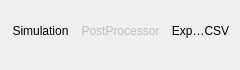
      <widget class="QWidget" name="tabSimulation">
       <attribute name="title">
        <string>Simulation</string>
       </attribute>
       <widget class="QToolButton" name="btnSimulation">
        <property name="geometry">
         <rect>
          <x>10</x>
          <y>0</y>
          <width>61</width>
          <height>61</height>
         </rect>
        </property>
        <property name="toolTip">
         <string>&lt;html&gt;&lt;head/&gt;&lt;body&gt;&lt;p&gt;Open Simulation Control panel to Run the Simulation and Animation&lt;/p&gt;&lt;/body&gt;&lt;/html&gt;</string>
        </property>
        <property name="text">
         <string>Simulation</string>
        </property>
        <property name="iconSize">
         <size>
          <width>40</width>
          <height>40</height>
         </size>
        </property>
        <property name="toolButtonStyle">
         <enum>Qt::ToolButtonStyle::ToolButtonTextUnderIcon</enum>
        </property>
        <property name="autoRaise">
         <bool>true</bool>
        </property>
       </widget>
       <widget class="QToolButton" name="btnTelemetry">
        <property name="enabled">
         <bool>false</bool>
        </property>
        <property name="geometry">
         <rect>
          <x>80</x>
          <y>0</y>
          <width>81</width>
          <height>61</height>
         </rect>
        </property>
        <property name="toolTip">
         <string>&lt;html&gt;&lt;head/&gt;&lt;body&gt;&lt;p&gt;Open Postprocessor Window to review the Simulation Results&lt;/p&gt;&lt;/body&gt;&lt;/html&gt;</string>
        </property>
        <property name="text">
         <string>PostProcessor</string>
        </property>
        <property name="iconSize">
         <size>
          <width>40</width>
          <height>40</height>
         </size>
        </property>
        <property name="toolButtonStyle">
         <enum>Qt::ToolButtonStyle::ToolButtonTextUnderIcon</enum>
        </property>
        <property name="autoRaise">
         <bool>true</bool>
        </property>
       </widget>
       <widget class="QToolButton" name="btnExportCSV">
        <property name="geometry">
         <rect>
          <x>170</x>
          <y>0</y>
          <width>61</width>
          <height>61</height>
         </rect>
        </property>
        <property name="toolTip">
         <string>Export Simulation Results to CSV file</string>
        </property>
        <property name="text">
         <string>Export CSV</string>
        </property>
        <property name="iconSize">
         <size>
          <width>40</width>
          <height>40</height>
         </size>
        </property>
        <property name="toolButtonStyle">
         <enum>Qt::ToolButtonStyle::ToolButtonTextUnderIcon</enum>
        </property>
        <property name="autoRaise">
         <bool>true</bool>
        </property>
       </widget>
      </widget>
